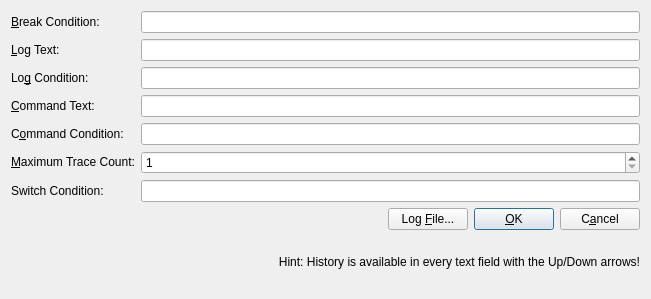
<?xml version="1.0" encoding="UTF-8"?>
<ui version="4.0">
 <class>SimpleTraceDialog</class>
 <widget class="QDialog" name="SimpleTraceDialog">
  <property name="geometry">
   <rect>
    <x>0</x>
    <y>0</y>
    <width>651</width>
    <height>299</height>
   </rect>
  </property>
  <property name="windowTitle">
   <string/>
  </property>
  <layout class="QGridLayout" name="gridLayout">
   <item row="8" column="0" colspan="2">
    <widget class="QLabel" name="lblHint">
     <property name="text">
      <string>Hint: History is available in every text field with the Up/Down arrows!</string>
     </property>
     <property name="alignment">
      <set>Qt::AlignRight|Qt::AlignTrailing|Qt::AlignVCenter</set>
     </property>
    </widget>
   </item>
   <item row="5" column="1">
    <widget class="QSpinBox" name="spinMaxTraceCount">
     <property name="minimum">
      <number>1</number>
     </property>
     <property name="maximum">
      <number>2147483647</number>
     </property>
    </widget>
   </item>
   <item row="5" column="0">
    <widget class="QLabel" name="lblMaxTraceCount">
     <property name="sizePolicy">
      <sizepolicy hsizetype="Maximum" vsizetype="Preferred">
       <horstretch>0</horstretch>
       <verstretch>0</verstretch>
      </sizepolicy>
     </property>
     <property name="text">
      <string>&lt;html&gt;&lt;head/&gt;&lt;body&gt;&lt;p&gt;&amp;amp;Maximum Trace Count:&lt;/p&gt;&lt;/body&gt;&lt;/html&gt;</string>
     </property>
     <property name="buddy">
      <cstring>spinMaxTraceCount</cstring>
     </property>
    </widget>
   </item>
   <item row="7" column="1">
    <layout class="QHBoxLayout" name="horizontalLayout">
     <item>
      <spacer name="horizontalSpacer">
       <property name="orientation">
        <enum>Qt::Horizontal</enum>
       </property>
       <property name="sizeHint" stdset="0">
        <size>
         <width>40</width>
         <height>20</height>
        </size>
       </property>
      </spacer>
     </item>
     <item>
      <widget class="QPushButton" name="btnLogFile">
       <property name="text">
        <string>Log &amp;File...</string>
       </property>
      </widget>
     </item>
     <item>
      <widget class="QPushButton" name="btnOk">
       <property name="sizePolicy">
        <sizepolicy hsizetype="Maximum" vsizetype="Fixed">
         <horstretch>0</horstretch>
         <verstretch>0</verstretch>
        </sizepolicy>
       </property>
       <property name="text">
        <string>&amp;OK</string>
       </property>
       <property name="default">
        <bool>true</bool>
       </property>
      </widget>
     </item>
     <item>
      <widget class="QPushButton" name="btnCancel">
       <property name="sizePolicy">
        <sizepolicy hsizetype="Maximum" vsizetype="Fixed">
         <horstretch>0</horstretch>
         <verstretch>0</verstretch>
        </sizepolicy>
       </property>
       <property name="text">
        <string>C&amp;ancel</string>
       </property>
      </widget>
     </item>
    </layout>
   </item>
   <item row="0" column="1">
    <widget class="HistoryLineEdit" name="editBreakCondition"/>
   </item>
   <item row="0" column="0">
    <widget class="QLabel" name="lblBreakCondition">
     <property name="text">
      <string>&amp;Break Condition:</string>
     </property>
     <property name="buddy">
      <cstring>editBreakCondition</cstring>
     </property>
    </widget>
   </item>
   <item row="2" column="1">
    <widget class="HistoryLineEdit" name="editLogCondition"/>
   </item>
   <item row="1" column="1">
    <widget class="HistoryLineEdit" name="editLogText"/>
   </item>
   <item row="2" column="0">
    <widget class="QLabel" name="lblLogCondition">
     <property name="text">
      <string>Lo&amp;g Condition:</string>
     </property>
     <property name="buddy">
      <cstring>editLogCondition</cstring>
     </property>
    </widget>
   </item>
   <item row="1" column="0">
    <widget class="QLabel" name="lblLogText">
     <property name="text">
      <string>&amp;Log Text:</string>
     </property>
     <property name="buddy">
      <cstring>editLogText</cstring>
     </property>
    </widget>
   </item>
   <item row="3" column="0">
    <widget class="QLabel" name="lblCommandText">
     <property name="text">
      <string>&amp;Command Text:</string>
     </property>
     <property name="buddy">
      <cstring>editCommandText</cstring>
     </property>
    </widget>
   </item>
   <item row="4" column="0">
    <widget class="QLabel" name="lblCommandCondition">
     <property name="text">
      <string>C&amp;ommand Condition:</string>
     </property>
     <property name="buddy">
      <cstring>editCommandCondition</cstring>
     </property>
    </widget>
   </item>
   <item row="4" column="1">
    <widget class="HistoryLineEdit" name="editCommandCondition"/>
   </item>
   <item row="3" column="1">
    <widget class="HistoryLineEdit" name="editCommandText"/>
   </item>
   <item row="6" column="1">
    <widget class="HistoryLineEdit" name="editSwitchCondition"/>
   </item>
   <item row="6" column="0">
    <widget class="QLabel" name="lblSwitchCondition">
     <property name="text">
      <string>Switch Condition:</string>
     </property>
    </widget>
   </item>
  </layout>
 </widget>
 <customwidgets>
  <customwidget>
   <class>HistoryLineEdit</class>
   <extends>QLineEdit</extends>
   <header>HistoryLineEdit.h</header>
  </customwidget>
 </customwidgets>
 <tabstops>
  <tabstop>editBreakCondition</tabstop>
  <tabstop>editLogText</tabstop>
  <tabstop>editLogCondition</tabstop>
  <tabstop>editCommandText</tabstop>
  <tabstop>editCommandCondition</tabstop>
  <tabstop>spinMaxTraceCount</tabstop>
  <tabstop>editSwitchCondition</tabstop>
  <tabstop>btnLogFile</tabstop>
  <tabstop>btnOk</tabstop>
  <tabstop>btnCancel</tabstop>
 </tabstops>
 <resources/>
 <connections>
  <connection>
   <sender>btnCancel</sender>
   <signal>clicked()</signal>
   <receiver>SimpleTraceDialog</receiver>
   <slot>reject()</slot>
   <hints>
    <hint type="sourcelabel">
     <x>491</x>
     <y>214</y>
    </hint>
    <hint type="destinationlabel">
     <x>501</x>
     <y>153</y>
    </hint>
   </hints>
  </connection>
 </connections>
</ui>
